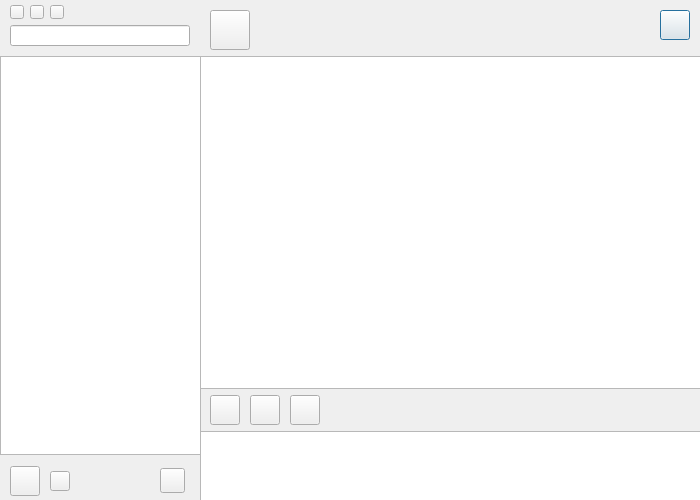
<?xml version="1.0" encoding="UTF-8"?>
<ui version="4.0">
 <class>ChatDialog</class>
 <widget class="QDialog" name="ChatDialog">
  <property name="geometry">
   <rect>
    <x>0</x>
    <y>0</y>
    <width>700</width>
    <height>500</height>
   </rect>
  </property>
  <property name="maximumSize">
   <size>
    <width>700</width>
    <height>500</height>
   </size>
  </property>
  <property name="windowTitle">
   <string>Dialog</string>
  </property>
  <widget class="QWidget" name="verticalLayoutWidget_2">
   <property name="geometry">
    <rect>
     <x>200</x>
     <y>0</y>
     <width>501</width>
     <height>501</height>
    </rect>
   </property>
   <layout class="QVBoxLayout" name="verticalLayout_2">
    <item>
     <widget class="QWidget" name="widget" native="true">
      <property name="sizePolicy">
       <sizepolicy hsizetype="Preferred" vsizetype="Expanding">
        <horstretch>0</horstretch>
        <verstretch>0</verstretch>
       </sizepolicy>
      </property>
      <property name="maximumSize">
       <size>
        <width>16777215</width>
        <height>50</height>
       </size>
      </property>
      <widget class="QLabel" name="titleLabel">
       <property name="geometry">
        <rect>
         <x>60</x>
         <y>10</y>
         <width>221</width>
         <height>16</height>
        </rect>
       </property>
       <property name="text">
        <string/>
       </property>
      </widget>
      <widget class="QLabel" name="subTitleLabel">
       <property name="geometry">
        <rect>
         <x>60</x>
         <y>30</y>
         <width>221</width>
         <height>16</height>
        </rect>
       </property>
       <property name="text">
        <string/>
       </property>
      </widget>
      <widget class="QPushButton" name="sendFilePButton">
       <property name="geometry">
        <rect>
         <x>460</x>
         <y>10</y>
         <width>30</width>
         <height>30</height>
        </rect>
       </property>
       <property name="text">
        <string/>
       </property>
      </widget>
      <widget class="QPushButton" name="iconFriendPButton">
       <property name="geometry">
        <rect>
         <x>10</x>
         <y>10</y>
         <width>40</width>
         <height>40</height>
        </rect>
       </property>
       <property name="text">
        <string/>
       </property>
      </widget>
      <widget class="Line" name="line">
       <property name="geometry">
        <rect>
         <x>-10</x>
         <y>0</y>
         <width>16</width>
         <height>501</height>
        </rect>
       </property>
       <property name="orientation">
        <enum>Qt::Vertical</enum>
       </property>
      </widget>
     </widget>
    </item>
    <item>
     <widget class="QListWidget" name="msgLWidget"/>
    </item>
    <item>
     <widget class="QWidget" name="widget_2" native="true">
      <property name="sizePolicy">
       <sizepolicy hsizetype="Preferred" vsizetype="Expanding">
        <horstretch>0</horstretch>
        <verstretch>0</verstretch>
       </sizepolicy>
      </property>
      <property name="maximumSize">
       <size>
        <width>16777215</width>
        <height>30</height>
       </size>
      </property>
      <widget class="QPushButton" name="facePButton">
       <property name="geometry">
        <rect>
         <x>10</x>
         <y>0</y>
         <width>30</width>
         <height>30</height>
        </rect>
       </property>
       <property name="text">
        <string/>
       </property>
      </widget>
      <widget class="QPushButton" name="shockPButton">
       <property name="geometry">
        <rect>
         <x>50</x>
         <y>0</y>
         <width>30</width>
         <height>30</height>
        </rect>
       </property>
       <property name="text">
        <string/>
       </property>
      </widget>
      <widget class="QPushButton" name="shieldPButton">
       <property name="geometry">
        <rect>
         <x>90</x>
         <y>0</y>
         <width>30</width>
         <height>30</height>
        </rect>
       </property>
       <property name="text">
        <string/>
       </property>
      </widget>
     </widget>
    </item>
    <item>
     <widget class="QTextEdit" name="textEdit">
      <property name="maximumSize">
       <size>
        <width>16777215</width>
        <height>70</height>
       </size>
      </property>
     </widget>
    </item>
   </layout>
  </widget>
  <widget class="QWidget" name="verticalLayoutWidget">
   <property name="geometry">
    <rect>
     <x>0</x>
     <y>0</y>
     <width>201</width>
     <height>511</height>
    </rect>
   </property>
   <layout class="QVBoxLayout" name="verticalLayout">
    <item>
     <widget class="QWidget" name="searchWidget" native="true">
      <property name="sizePolicy">
       <sizepolicy hsizetype="Preferred" vsizetype="Expanding">
        <horstretch>0</horstretch>
        <verstretch>0</verstretch>
       </sizepolicy>
      </property>
      <property name="maximumSize">
       <size>
        <width>16777215</width>
        <height>50</height>
       </size>
      </property>
      <widget class="QLineEdit" name="searchLEdit">
       <property name="geometry">
        <rect>
         <x>10</x>
         <y>25</y>
         <width>180</width>
         <height>21</height>
        </rect>
       </property>
      </widget>
      <widget class="QPushButton" name="closePButton">
       <property name="geometry">
        <rect>
         <x>10</x>
         <y>5</y>
         <width>14</width>
         <height>14</height>
        </rect>
       </property>
       <property name="text">
        <string/>
       </property>
      </widget>
      <widget class="QPushButton" name="minPButton">
       <property name="geometry">
        <rect>
         <x>30</x>
         <y>5</y>
         <width>14</width>
         <height>14</height>
        </rect>
       </property>
       <property name="text">
        <string/>
       </property>
      </widget>
      <widget class="QPushButton" name="maxPButton">
       <property name="geometry">
        <rect>
         <x>50</x>
         <y>5</y>
         <width>14</width>
         <height>14</height>
        </rect>
       </property>
       <property name="text">
        <string/>
       </property>
      </widget>
     </widget>
    </item>
    <item>
     <widget class="QListWidget" name="userLWidget"/>
    </item>
    <item>
     <widget class="QWidget" name="stateWidget" native="true">
      <property name="sizePolicy">
       <sizepolicy hsizetype="Preferred" vsizetype="Expanding">
        <horstretch>0</horstretch>
        <verstretch>0</verstretch>
       </sizepolicy>
      </property>
      <property name="maximumSize">
       <size>
        <width>16777215</width>
        <height>50</height>
       </size>
      </property>
      <widget class="QPushButton" name="showFriendPButton">
       <property name="geometry">
        <rect>
         <x>160</x>
         <y>7</y>
         <width>25</width>
         <height>25</height>
        </rect>
       </property>
       <property name="text">
        <string/>
       </property>
      </widget>
      <widget class="QPushButton" name="statusButton">
       <property name="geometry">
        <rect>
         <x>50</x>
         <y>10</y>
         <width>20</width>
         <height>20</height>
        </rect>
       </property>
       <property name="text">
        <string/>
       </property>
      </widget>
      <widget class="QPushButton" name="iconSelfPButton">
       <property name="geometry">
        <rect>
         <x>10</x>
         <y>5</y>
         <width>30</width>
         <height>30</height>
        </rect>
       </property>
       <property name="text">
        <string/>
       </property>
      </widget>
     </widget>
    </item>
   </layout>
  </widget>
 </widget>
 <resources/>
 <connections/>
</ui>
